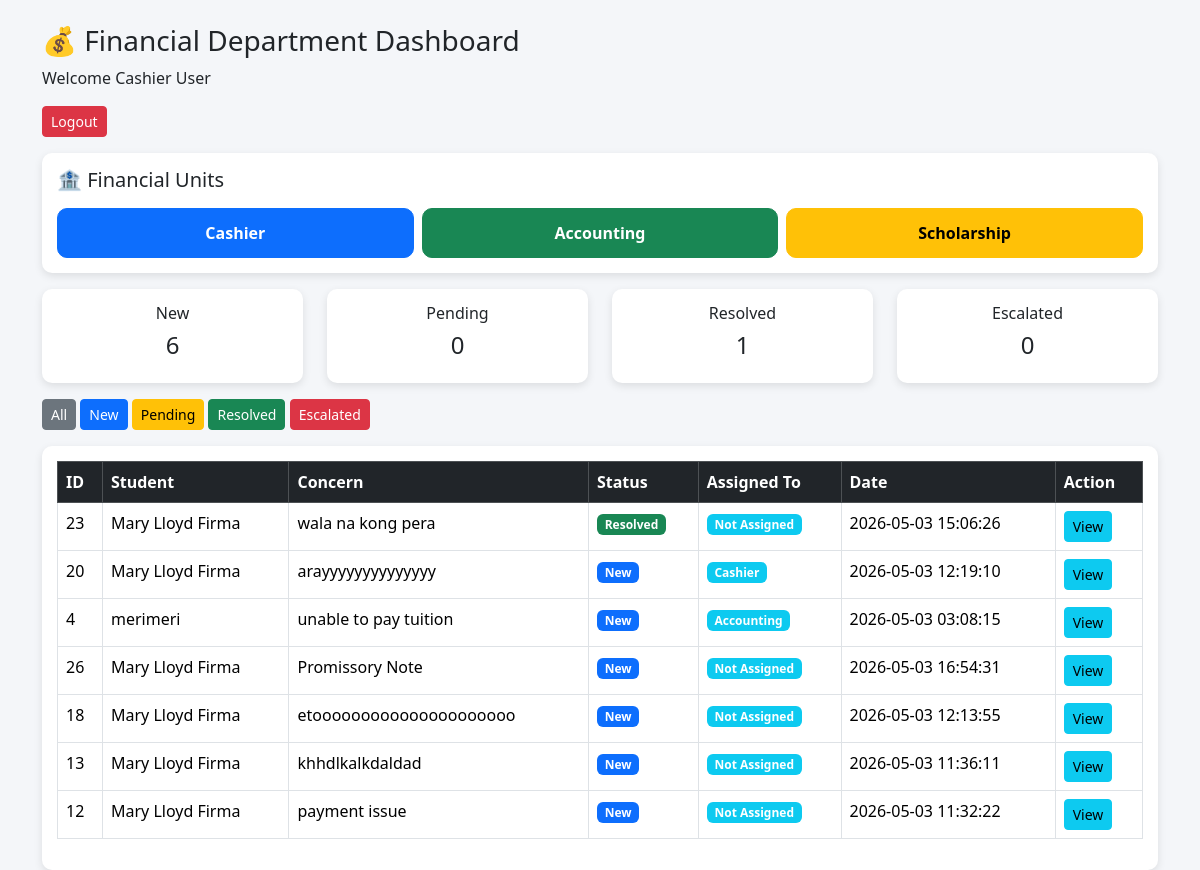
Screenshot of /admin/financial_dashboard.php (signed in) with the database file from the repository.
### tables this page shows
CREATE TABLE `concerns` (
  `id` int(11) NOT NULL,
  `student_name` varchar(100) DEFAULT NULL,
  `email` varchar(100) DEFAULT NULL,
  `category` varchar(50) DEFAULT NULL,
  `description` text DEFAULT NULL,
  `attachment` varchar(255) DEFAULT NULL,
  `is_anonymous` tinyint(1) DEFAULT NULL,
  `status` varchar(50) DEFAULT 'Submitted',
  `department` varchar(100) DEFAULT NULL,
  `assigned_to` varchar(100) DEFAULT NULL,
  `created_at` timestamp NOT NULL DEFAULT current_timestamp(),
  `updated_at` timestamp NULL DEFAULT NULL,
  `assigned_by` varchar(100) DEFAULT NULL
);

### admin/financial_dashboard.php (the view, shortened to what this page needs)
<?php
include("../config/db.php");
$user = $_SESSION['user'];
$sql = "SELECT * FROM concerns WHERE category='Financial'";
$sql .= " ORDER BY updated_at DESC, created_at DESC";
$res = $conn->query($sql);
$newCount = $conn->query("SELECT COUNT(*) as c FROM concerns WHERE category='Financial' AND status='Submitted'")->fetch_assoc()['c'];
$pendingCount = $conn->query("SELECT COUNT(*) as c FROM concerns WHERE category='Financial' AND status='Read'")->fetch_assoc()['c'];
$resolvedCount = $conn->query("SELECT COUNT(*) as c FROM concerns WHERE category='Financial' AND status='Resolved'")->fetch_assoc()['c'];
$escCount = $conn->query("SELECT COUNT(*) as c FROM concerns WHERE category='Financial' AND status='Escalated'")->fetch_assoc()['c'];
?>
<!DOCTYPE html>
<html>
<head>
    <link href="https://cdn.jsdelivr.net/npm/bootstrap@5.3.3/dist/css/bootstrap.min.css" rel="stylesheet">
</head>
<body>
<div class="container mt-4">
    <h3>💰 Financial Department Dashboard</h3>
    <p>Welcome <?= $user['name'] ?></p>
    <a href="../logout.php" class="btn btn-danger btn-sm mb-3">Logout</a>
    <div class="card-box mb-3">
        <h5>🏦 Financial Units</h5>
        <div class="row g-2 mt-2">
            <div class="col-md-4">
                <a href="dept_financial.php?dept=Cashier" class="btn btn-primary w-100 dept-btn">
                    Cashier
                </a>
            </div>
            <div class="col-md-4">
                <a href="dept_financial.php?dept=Accounting" class="btn btn-success w-100 dept-btn">
                    Accounting
                </a>
            </div>
            <div class="col-md-4">
                <a href="dept_financial.php?dept=Scholarship" class="btn btn-warning w-100 dept-btn">
                    Scholarship
                </a>
            </div>
        </div>
    </div>
    <div class="row mb-3">
        <div class="col-md-3"><div class="card-box text-center"><h6>New</h6><h4><?= $newCount ?></h4></div></div>
        <div class="col-md-3"><div class="card-box text-center"><h6>Pending</h6><h4><?= $pendingCount ?></h4></div></div>
        <div class="col-md-3"><div class="card-box text-center"><h6>Resolved</h6><h4><?= $resolvedCount ?></h4></div></div>
        <div class="col-md-3"><div class="card-box text-center"><h6>Escalated</h6><h4><?= $escCount ?></h4></div></div>
    </div>
    <div class="mb-3">
        <a href="?filter=all" class="btn btn-secondary btn-sm">All</a>
        <a href="?filter=new" class="btn btn-primary btn-sm">New</a>
        <a href="?filter=pending" class="btn btn-warning btn-sm">Pending</a>
        <a href="?filter=resolved" class="btn btn-success btn-sm">Resolved</a>
        <a href="?filter=escalated" class="btn btn-danger btn-sm">Escalated</a>
    </div>
    <div class="card-box">
        <table class="table table-bordered table-hover">
            <thead class="table-dark">
                <tr>
                    <th>ID</th>
                    <th>Student</th>
                    <th>Concern</th>
                    <th>Status</th>
                    <th>Assigned To</th>
                    <th>Date</th>
                    <th>Action</th>
                </tr>
            </thead>
            <tbody>
            <?php while($row = $res->fetch_assoc()): ?>
            <?php
                $assigned = !empty($row['assigned_to']) ? $row['assigned_to'] : 'Not Assigned';
            ?>
            <tr>
                <td><?= $row['id'] ?></td>
                <td><?= $row['student_name'] ?></td>
                <td><?= $row['description'] ?></td>
                <td>
                    <?php if($row['status']=='Submitted'): ?>
                        <span class="badge bg-primary">New</span>
                    <?php elseif($row['status']=='Read'): ?>
                        <span class="badge bg-warning">Pending</span>
                    <?php elseif($row['status']=='Resolved'): ?>
                        <span class="badge bg-success">Resolved</span>
                    <?php else: ?>
                        <span class="badge bg-danger">Escalated</span>
                    <?php endif; ?>
                </td>
                <td>
                    <span class="badge bg-info">
                        <?= $assigned ?>
                    </span>
                </td>
                <td><?= $row['created_at'] ?></td>
                <td>
                    <a href="view_concern.php?id=<?= $row['id'] ?>" class="btn btn-info btn-sm">
                        View
                    </a>
                </td>
            </tr>
            <?php endwhile; ?>
            </tbody>
        </table>
    </div>
</div>
</body>
</html>

### admin/financial_dashboard.php (style rules this page uses)
body { background:#f4f6f9; }
.card-box { background:white; padding:15px; border-radius:10px; box-shadow:0 3px 8px rgba(0,0,0,0.1); }
.dept-btn { border-radius:10px; padding:12px; font-weight:bold; transition:0.2s; }

### rows the page displays
concerns: id "23", student_name "Mary Lloyd Firma", description "wala na kong pera", status "Resolved", assigned_to "Not Assigned", created_at "2026-05-03 15:06:26"
concerns: id "20", student_name "Mary Lloyd Firma", description "arayyyyyyyyyyyyyy", status "New", assigned_to "Cashier", created_at "2026-05-03 12:19:10"
concerns: id "4", student_name "merimeri", description "unable to pay tuition", status "New", assigned_to "Accounting", created_at "2026-05-03 03:08:15"
concerns: id "26", student_name "Mary Lloyd Firma", description "Promissory Note", status "New", assigned_to "Not Assigned", created_at "2026-05-03 16:54:31"
concerns: id "18", student_name "Mary Lloyd Firma", description "etooooooooooooooooooooo", status "New", assigned_to "Not Assigned", created_at "2026-05-03 12:13:55"
concerns: id "13", student_name "Mary Lloyd Firma", description "khhdlkalkdaldad", status "New", assigned_to "Not Assigned", created_at "2026-05-03 11:36:11"
concerns: id "12", student_name "Mary Lloyd Firma", description "payment issue", status "New", assigned_to "Not Assigned", created_at "2026-05-03 11:32:22"

### other values shown
$user['name'] "Cashier User"
$newCount "6"
$pendingCount "0"
$resolvedCount "1"
$escCount "0"
